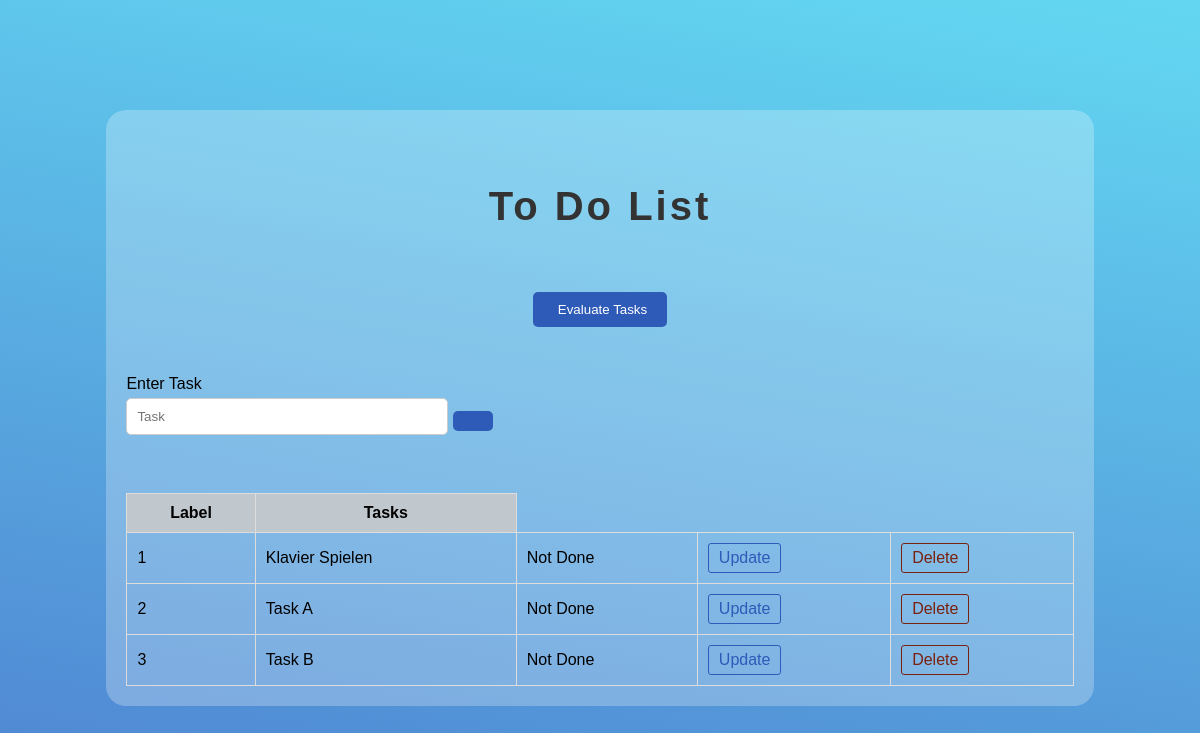
The page / on the database its author committed.
### main_app.py (models this page shows, shortened)
class Todo(db.Model):
    task_id=db.Column(db.Integer, primary_key=True)
    name=db.Column(db.String(200), nullable=False, unique=True)
    done=db.Column(db.Boolean)
    datetime_added = db.Column(db.DateTime, default=datetime.now())

### main_app.py (the view)
@app.route('/')
def index():
    global tasks_list, pop_task, IT_is_rated, UT_is_rated, ET_is_rated
    print('\nINDEX PAGE') # Debugging
    todo_list = Todo.query.all()
    IT_is_rated = False
    UT_is_rated = False
    ET_is_rated = False
    print("IT_is_rated: ", IT_is_rated) # Debugging
    print("UT_is_rated: ", UT_is_rated) # Debugging
    print("ET_is_rated: ", ET_is_rated) # Debugging
    pop_task = True
    print('Pop on: ', pop_task) # Debugging
    tasks_list = get_tasks_list()
    print('Task List:\n', tasks_list) # Debugging
    return render_template('index_WEBAPP.html', title='Main Page',
                           dataframe=df_tasks, todo_list=todo_list)

### main_app.py (called while the page is built)
def get_tasks_list():
    tasks = Todo.query.order_by(Todo.task_id).all()
    return [task.name for task in tasks]

### templates/index_WEBAPP.html (shortened to what this page needs)
<!DOCTYPE html>
<html lang="de">
<head>
    <link rel="stylesheet" href="{{ url_for('static', filename='style.css')}}">
</head>
<body>
    <div class="container">
        <h2>To Do List</h2>
        <div  class="center">
        <form action="/evaluate_tasks" method="post">
            <button type="submit">
                <i class="fas fa-chart-simple" style="padding-right: 5px;"></i>
                Evaluate Tasks
            </button>
        </form>
        </div>
        <br>
        <form action="/add_task" method="post">
            <div>
                <label>Enter Task</label>
                <input type="text" name="name" placeholder="Task">
                <button type="submit">
                </button>
            </div>
        </form>
        <br>
        <table>
            <thead>
                <tr>
                    <th>Label</th>
                    {% for column in dataframe.columns %}
                        <th>{{ column }}</th>
                    {% endfor %}
                </tr>
            </thead>
            <tbody>
                {%for todo in todo_list%}
                <tr>
                    <td>{{todo.task_id}}</td>
                    <td>{{todo.name}}</td>
                    {%if todo.done == False%}
                    <td>Not Done</td>
                    {%else%}
                    <td>Done</td>
                    {%endif%}
                    <td><a href="/update_task/{{todo.task_id}}" class="update-link">Update</a></td>
                    <td><a href="/delete_task/{{todo.task_id}}" class="delete-link">Delete</a></td>
                </tr>
                {%endfor%}
            </tbody>
        </table>
    </div>
</body>
</html>

### static/style.css (style rules this page uses)
body { font-family: Arial, sans-serif; background-color: #f5f8fa; background: linear-gradient(10deg, #4f83d1, #63D8F2); display: flex; flex-direction: column; align-items: center; justify-content: center; height: 100vh; }
.container { background-color: rgba(255, 255, 255, 0.25); width: 80%; margin: auto; padding: 20px; border-radius: 20px; }
.center { margin: auto; padding: 10px; display: flex; justify-content: center; align-items: center; }
h2 { padding: 20px; text-align: center; color: #333; font-size: 40px; letter-spacing: 3px; }
table { width: 100%; border-collapse: collapse; margin-top: 20px; }
table th, table td { padding: 10px; border: 1px solid #ddd; }
table th { background-color: #cacacadf; }
form { margin-bottom: 20px; }
form button { background-color: #2e5ab8; color: #fff; padding: 10px 20px; border: none; border-radius: 5px; cursor: pointer; }
label { display: block; margin-bottom: 5px; }
input[type="text"] { width: 300px; padding: 10px; border-radius: 5px; border: 1px solid #ccc; }
a.update-link { display: inline-block; padding: 5px 10px; color: #2e5ab8; border: 1px solid #2e5ab8; border-radius: 3px; text-decoration: none; transition: background-color 0.3s, color 0.3s, border-color 0.3s; }
a.delete-link { display: inline-block; padding: 5px 10px; color: #792210; border: 1px solid #792210; border-radius: 3px; text-decoration: none; transition: background-color 0.3s, color 0.3s, border-color 0.3s; }

### rows shown on the page
Todo: task_id "1", name "Klavier Spielen", done "Not Done"
Todo: task_id "2", name "Task A", done "Not Done"
Todo: task_id "3", name "Task B", done "Not Done"

### other values the page prints
{{ column }} "Tasks"
